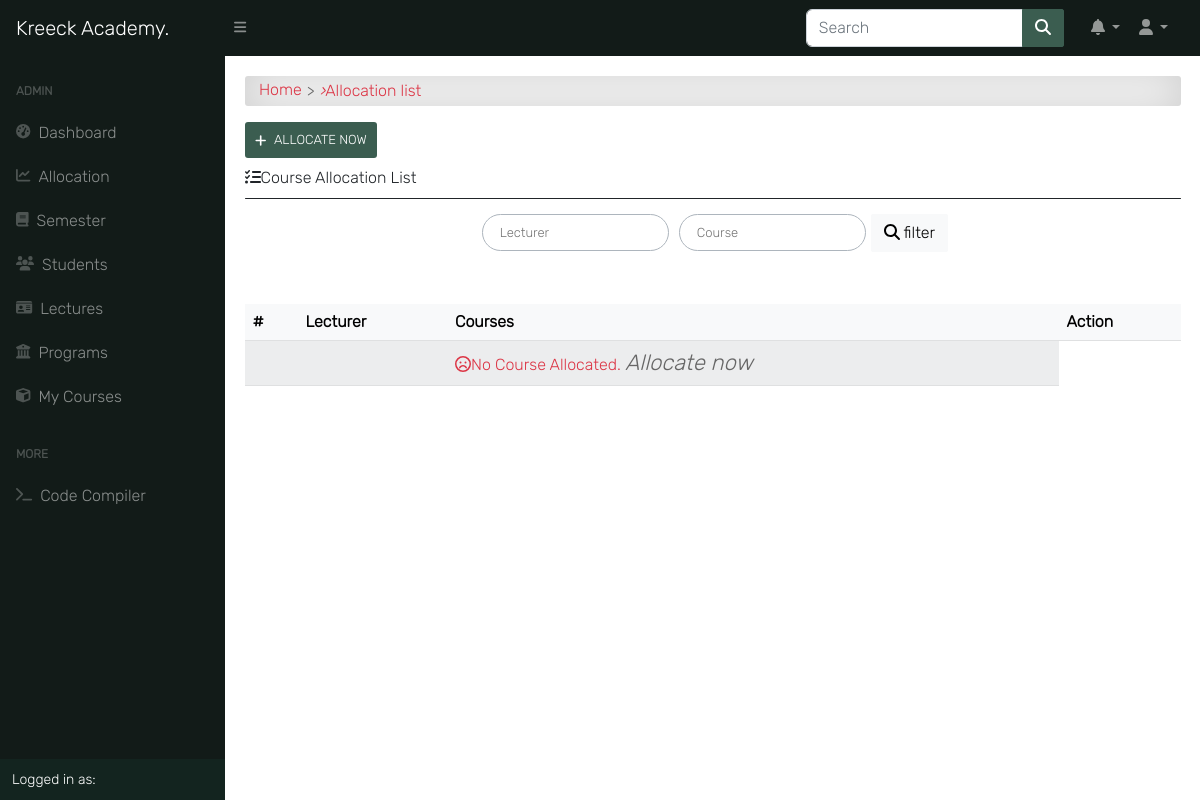
/programs/course/allocated/ (signed in), run on an earlier commit of the app's database.
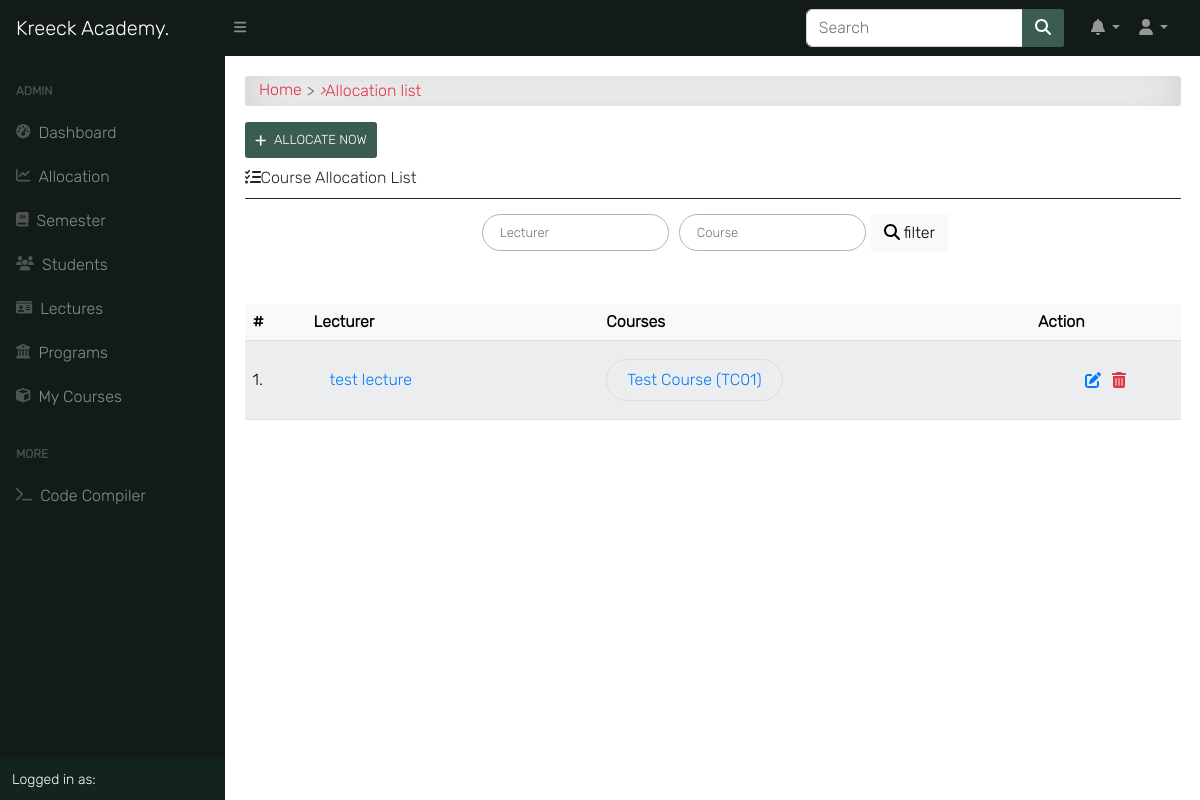
And on a later commit of the database.
### course/models.py (models this page shows, shortened)
class CourseAllocation(models.Model):
    lecturer = models.ForeignKey(settings.AUTH_USER_MODEL, on_delete=models.CASCADE, related_name='allocated_lecturer')
    courses = models.ManyToManyField(Course, related_name='allocated_course')
    session = models.ForeignKey("app.Session", on_delete=models.CASCADE, blank=True, null=True)

class Course(models.Model):
    slug = models.SlugField(blank=True, unique=True)
    title = models.CharField(max_length=200, null=True)
    code = models.CharField(max_length=200, unique=True, null=True)
    credit = models.IntegerField(null=True, default=0)
    summary = models.TextField(max_length=200, blank=True, null=True)
    program = models.ForeignKey(Program, on_delete=models.CASCADE)
    level = models.CharField(max_length=25, choices=LEVEL, null=True)
    year = models.IntegerField(choices=YEARS, default=0)
    semester = models.CharField(choices=SEMESTER, max_length=200)
    is_elective = models.BooleanField(default=False, blank=True, null=True)
    price = models.DecimalField(max_digits=10, decimal_places=2, default=0.00)
    objects = CourseManager()
    def __str__(self):
        return "{0} ({1})".format(self.title, self.code, self.price)
    def get_absolute_url(self):
        return reverse('course_detail', kwargs={'slug': self.slug})

### accounts/models.py (models this page shows, shortened)
class User(AbstractUser):
    is_student = models.BooleanField(default=False)
    is_lecturer = models.BooleanField(default=False)
    is_parent = models.BooleanField(default=False)
    is_dep_head = models.BooleanField(default=False)
    phone = models.CharField(max_length=60, blank=True, null=True)
    address = models.CharField(max_length=60, blank=True, null=True)
    picture = models.ImageField(upload_to='profile_pictures/%y/%m/%d/', default='default.png', null=True)
    email = models.EmailField(blank=True, null=True)
    username_validator = ASCIIUsernameValidator()
    objects = UserManager()
    @property
    def get_full_name(self):
        full_name = self.username
        if self.first_name and self.last_name:
            full_name = self.first_name + " " + self.last_name
        return full_name
    def get_absolute_url(self):
        return reverse('profile_single', kwargs={'id': self.id})

### course/views.py (the view)
# urls.py: path('course/allocated/', course_allocation_view, name='course_allocation_view'),
@cache_control(no_cache=True, must_revalidate=True, no_store=True)
@login_required
def course_allocation_view(request):
    allocated_courses = CourseAllocation.objects.all()
    return render(request, 'course/course_allocation_view.html', {
        'title': "Course Allocations | Kreeck Academy",
        "allocated_courses": allocated_courses
    })

### templates/course/course_allocation_view.html (shortened to what this page needs)
{% extends 'base.html' %}
{% block content %}
<div id="input-nav"><a href="{% url 'home' %}" class="primary1">Home</a> <i>&rsaquo;</i> Allocation list</div>
{% if request.user.is_superuser %}
<a class="add-button" href="{% url 'course_allocation' %}"><i class="fas fa-plus"></i>Allocate Now</a>
{% endif %}
<div class="title"><i class="fas fa-tasks"></i>Course Allocation List</div>
<div class="title-line"></div>
<div class="content-center">
    <form class="search-form" action="" method="POST">{% csrf_token %}
        <input class="au-input" type="text" name="lecturer" placeholder="Lecturer" value="{{ request.GET.lecturer }}"/>
        <input class="au-input" type="text" name="course" placeholder="Course" value="{{ request.GET.course }}"/>
        <button class="btn btn-light" type="submit">
            <i class="fas fa-search"></i> filter
        </button>
    </form>
</div>
<div class="table-responsive table-shadow p-0 mt-5">
    <table class="table table-light table-striped">
        <thead>
            <tr>
                <th>#</th>
                <th>Lecturer</th>
                <th>Courses</th>
                {% if request.user.is_superuser %}
                <th>Action</th>
                {% endif %}
            </tr>
        </thead>
        {% for course in allocated_courses %}
        <tbody>
            <tr>
                <td> {{ forloop.counter }}.</td>
                <td><a href="{{ course.lecturer.get_absolute_url }}">{{ course.lecturer.get_full_name }}</a></td>
                <td><div class="flex">{% for i in course.courses.all %}
                        <div class="flex"><a class="edit-btn" href="{{ i.get_absolute_url }}">{{ i }}</a></div>
                    {% endfor %}</div>
                </td>
                {% if request.user.is_superuser %}
                <td><div class="update-delete">
                    <a href="{% url 'edit_allocated_course' pk=course.pk %}" class="update" title="Edit or Update">
                        <i class="fas fa-edit"></i>
                    </a>
                    <a href="{% url 'course_deallocate' pk=course.pk %}" class="delete" title="Deallocate">
                        <i class="fas fa-trash-alt"></i>
                    </a>
                    </div>
                </td>
                {% endif %}
            </tr>
            {% empty %}
            <tr>
              <td></td>
              <td></td>
              <td>
              <span class="text-danger"><i class="far fa-frown"></i>No Course Allocated.
                {% if request.user.is_superuser %}
                <a href="{% url 'course_allocation' %}">
                <i class="primary" style="font-size: 22px;">
                   Allocate now
                </i>
                {% endif %}
                </a>
              </span>
            </td>
            </tr>
        {% endfor %}
    </table>
</div>
{% endblock content %}

What changed in the data, as far as the page shows it:
added CourseAllocation: lecturer.get_full_name "test lecture"
now on this page (row unchanged): Course: title+code+price "Test Course (TC01)"
Also different on the page:
text no longer shown: "No Course Allocated. Allocate now"
